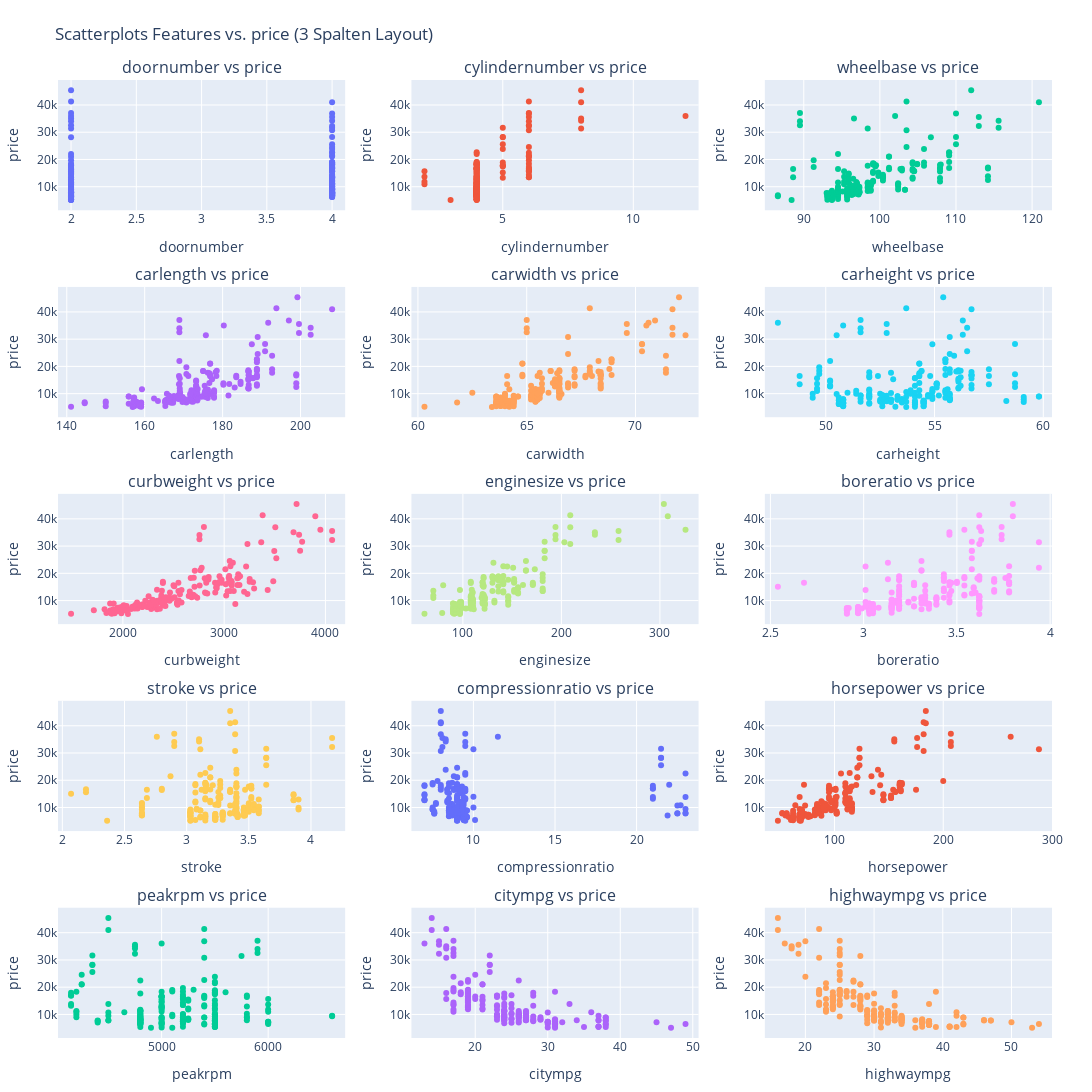

Notebook cell for this chart:
### Markdown cell above
### 2.2.1 scatter Darstellung: (Spalte Preis) nummerische Spalte

### Code cell
numerical_columns = ['doornumber','cylindernumber','wheelbase', 'carlength', 'carwidth', 'carheight', 'curbweight',
                     'enginesize', 'boreratio', 'stroke', 'compressionratio', 'horsepower',
                     'peakrpm', 'citympg', 'highwaympg']

target = 'price'
# Annahme: df ist dein DataFrame und features_for_scatter deine Liste der Features
# Beispielhafte Berechnung der Achsenbereiche, wie zuvor bestimmt (hier musst du ggf. deine realen Daten nutzen)
features_for_scatter = [f for f in numerical_columns if f != target]
print(features_for_scatter)
feature_ranges = {
    feature: (df[feature].min(), df[feature].max()) for feature in features_for_scatter
}

# Subplot-Layout mit 3 Spalten und entsprechender Zeilenanzahl
num_features = len(features_for_scatter)
num_cols = 3
num_rows = (num_features + num_cols - 1) // num_cols

fig = make_subplots(
    rows=num_rows, cols=num_cols,
    subplot_titles=[f"{feat} vs {target}" for feat in features_for_scatter],
    vertical_spacing=0.08  # Weniger Abstand zwischen den Reihen
)

#fig = make_subplots(rows=num_rows, cols=num_cols,subplot_titles=[f"{feat} vs {target}" for feat in features_for_scatter])

for i, feature in enumerate(features_for_scatter):
    row = i // num_cols + 1
    col = i % num_cols + 1
    # 5% Padding links und rechts für x-Achse
    x_min, x_max = feature_ranges[feature]
    x_range_pad = (x_max - x_min) * 0.05
    x_axis_range = [x_min - x_range_pad, x_max + x_range_pad]

    scatter = go.Scatter(x=df[feature], y=df[target], mode='markers', name=feature)
    fig.add_trace(scatter, row=row, col=col)

    # Setze die x-Achse des Subplots mit Range und angemessener Tick-Anzahl
    fig.update_xaxes(range=x_axis_range, row=row, col=col, nticks=5)

    # Label für jede Achse hinzufügen (optional)
    fig.update_xaxes(title_text=feature, row=row, col=col)
    fig.update_yaxes(title_text=target, row=row, col=col)

# Layout anpassen: Grösse, Abstand, Titel
fig.update_layout(height=300*num_rows, width=1300,  # statt 1000 jetzt 1200 für +20%
                  title_text="Scatterplots Features vs. price (3 Spalten Layout)",
                  showlegend=False,
                  margin=dict(l=40, r=40, t=80, b=40))


fig.show()

### Figure 1 — Plotly figure (JSON) as saved in the notebook; plotly's stock layout.template omitted (floating-point values rounded to 4 significant figures; data arrays with more than 128 entries replaced by an {"elided": "..."} marker saying what was removed)
{"data": [{"mode": "markers", "name": "doornumber", "type": "scatter", "x": {"elided": "205 int values"}, "xaxis": "x", "y": {"elided": "205 float values"}, "yaxis": "y"}, {"mode": "markers", "name": "cylindernumber", "type": "scatter", "x": {"elided": "205 int values"}, "xaxis": "x2", "y": {"elided": "205 float values"}, "yaxis": "y2"}, {"mode": "markers", "name": "wheelbase", "type": "scatter", "x": {"elided": "205 float values"}, "xaxis": "x3", "y": {"elided": "205 float values"}, "yaxis": "y3"}, {"mode": "markers", "name": "carlength", "type": "scatter", "x": {"elided": "205 float values"}, "xaxis": "x4", "y": {"elided": "205 float values"}, "yaxis": "y4"}, {"mode": "markers", "name": "carwidth", "type": "scatter", "x": {"elided": "205 float values"}, "xaxis": "x5", "y": {"elided": "205 float values"}, "yaxis": "y5"}, {"mode": "markers", "name": "carheight", "type": "scatter", "x": {"elided": "205 float values"}, "xaxis": "x6", "y": {"elided": "205 float values"}, "yaxis": "y6"}, {"mode": "markers", "name": "curbweight", "type": "scatter", "x": {"elided": "205 int values"}, "xaxis": "x7", "y": {"elided": "205 float values"}, "yaxis": "y7"}, {"mode": "markers", "name": "enginesize", "type": "scatter", "x": {"elided": "205 int values"}, "xaxis": "x8", "y": {"elided": "205 float values"}, "yaxis": "y8"}, {"mode": "markers", "name": "boreratio", "type": "scatter", "x": {"elided": "205 float values"}, "xaxis": "x9", "y": {"elided": "205 float values"}, "yaxis": "y9"}, {"mode": "markers", "name": "stroke", "type": "scatter", "x": {"elided": "205 float values"}, "xaxis": "x10", "y": {"elided": "205 float values"}, "yaxis": "y10"}, {"mode": "markers", "name": "compressionratio", "type": "scatter", "x": {"elided": "205 float values"}, "xaxis": "x11", "y": {"elided": "205 float values"}, "yaxis": "y11"}, {"mode": "markers", "name": "horsepower", "type": "scatter", "x": {"elided": "205 int values"}, "xaxis": "x12", "y": {"elided": "205 float values"}, "yaxis": "y12"}, {"mode": "markers", "name": "peakrpm", "type": "scatter", "x": {"elided": "205 int values"}, "xaxis": "x13", "y": {"elided": "205 float values"}, "yaxis": "y13"}, {"mode": "markers", "name": "citympg", "type": "scatter", "x": {"elided": "205 int values"}, "xaxis": "x14", "y": {"elided": "205 float values"}, "yaxis": "y14"}, {"mode": "markers", "name": "highwaympg", "type": "scatter", "x": {"elided": "205 int values"}, "xaxis": "x15", "y": {"elided": "205 float values"}, "yaxis": "y15"}], "layout": {"annotations": [{"font": {"size": 16}, "showarrow": false, "text": "doornumber vs price", "x": 0.1444, "xanchor": "center", "xref": "paper", "y": 1.0, "yanchor": "bottom", "yref": "paper"}, {"font": {"size": 16}, "showarrow": false, "text": "cylindernumber vs price", "x": 0.5, "xanchor": "center", "xref": "paper", "y": 1.0, "yanchor": "bottom", "yref": "paper"}, {"font": {"size": 16}, "showarrow": false, "text": "wheelbase vs price", "x": 0.8556, "xanchor": "center", "xref": "paper", "y": 1.0, "yanchor": "bottom", "yref": "paper"}, {"font": {"size": 16}, "showarrow": false, "text": "carlength vs price", "x": 0.1444, "xanchor": "center", "xref": "paper", "y": 0.784, "yanchor": "bottom", "yref": "paper"}, {"font": {"size": 16}, "showarrow": false, "text": "carwidth vs price", "x": 0.5, "xanchor": "center", "xref": "paper", "y": 0.784, "yanchor": "bottom", "yref": "paper"}, {"font": {"size": 16}, "showarrow": false, "text": "carheight vs price", "x": 0.8556, "xanchor": "center", "xref": "paper", "y": 0.784, "yanchor": "bottom", "yref": "paper"}, {"font": {"size": 16}, "showarrow": false, "text": "curbweight vs price", "x": 0.1444, "xanchor": "center", "xref": "paper", "y": 0.568, "yanchor": "bottom", "yref": "paper"}, {"font": {"size": 16}, "showarrow": false, "text": "enginesize vs price", "x": 0.5, "xanchor": "center", "xref": "paper", "y": 0.568, "yanchor": "bottom", "yref": "paper"}, {"font": {"size": 16}, "showarrow": false, "text": "boreratio vs price", "x": 0.8556, "xanchor": "center", "xref": "paper", "y": 0.568, "yanchor": "bottom", "yref": "paper"}, {"font": {"size": 16}, "showarrow": false, "text": "stroke vs price", "x": 0.1444, "xanchor": "center", "xref": "paper", "y": 0.352, "yanchor": "bottom", "yref": "paper"}, {"font": {"size": 16}, "showarrow": false, "text": "compressionratio vs price", "x": 0.5, "xanchor": "center", "xref": "paper", "y": 0.352, "yanchor": "bottom", "yref": "paper"}, {"font": {"size": 16}, "showarrow": false, "text": "horsepower vs price", "x": 0.8556, "xanchor": "center", "xref": "paper", "y": 0.352, "yanchor": "bottom", "yref": "paper"}, {"font": {"size": 16}, "showarrow": false, "text": "peakrpm vs price", "x": 0.1444, "xanchor": "center", "xref": "paper", "y": 0.136, "yanchor": "bottom", "yref": "paper"}, {"font": {"size": 16}, "showarrow": false, "text": "citympg vs price", "x": 0.5, "xanchor": "center", "xref": "paper", "y": 0.136, "yanchor": "bottom", "yref": "paper"}, {"font": {"size": 16}, "showarrow": false, "text": "highwaympg vs price", "x": 0.8556, "xanchor": "center", "xref": "paper", "y": 0.136, "yanchor": "bottom", "yref": "paper"}], "height": 1500, "margin": {"b": 40, "l": 40, "r": 40, "t": 80}, "showlegend": false, "title": {"text": "Scatterplots Features vs. price (3 Spalten Layout)"}, "width": 1300, "xaxis": {"anchor": "y", "domain": [0, 0.2889], "nticks": 5, "range": [1.9, 4.1], "title": {"text": "doornumber"}}, "xaxis10": {"anchor": "y10", "domain": [0, 0.2889], "nticks": 5, "range": [1.965, 4.275], "title": {"text": "stroke"}}, "xaxis11": {"anchor": "y11", "domain": [0.3556, 0.6444], "nticks": 5, "range": [6.2, 23.8], "title": {"text": "compressionratio"}}, "xaxis12": {"anchor": "y12", "domain": [0.7111, 1], "nticks": 5, "range": [36, 300], "title": {"text": "horsepower"}}, "xaxis13": {"anchor": "y13", "domain": [0, 0.2889], "nticks": 5, "range": [4028.0, 6722.0], "title": {"text": "peakrpm"}}, "xaxis14": {"anchor": "y14", "domain": [0.3556, 0.6444], "nticks": 5, "range": [11.2, 50.8], "title": {"text": "citympg"}}, "xaxis15": {"anchor": "y15", "domain": [0.7111, 1], "nticks": 5, "range": [14.1, 55.9], "title": {"text": "highwaympg"}}, "xaxis2": {"anchor": "y2", "domain": [0.3556, 0.6444], "nticks": 5, "range": [1.5, 12.5], "title": {"text": "cylindernumber"}}, "xaxis3": {"anchor": "y3", "domain": [0.7111, 1], "nticks": 5, "range": [84.88, 122.6], "title": {"text": "wheelbase"}}, "xaxis4": {"anchor": "y4", "domain": [0, 0.2889], "nticks": 5, "range": [137.8, 211.4], "title": {"text": "carlength"}}, "xaxis5": {"anchor": "y5", "domain": [0.3556, 0.6444], "nticks": 5, "range": [59.7, 72.9], "title": {"text": "carwidth"}}, "xaxis6": {"anchor": "y6", "domain": [0.7111, 1], "nticks": 5, "range": [47.2, 60.4], "title": {"text": "carheight"}}, "xaxis7": {"anchor": "y7", "domain": [0, 0.2889], "nticks": 5, "range": [1359.0, 4195.0], "title": {"text": "curbweight"}}, "xaxis8": {"anchor": "y8", "domain": [0.3556, 0.6444], "nticks": 5, "range": [47.75, 339.2], "title": {"text": "enginesize"}}, "xaxis9": {"anchor": "y9", "domain": [0.7111, 1], "nticks": 5, "range": [2.47, 4.01], "title": {"text": "boreratio"}}, "yaxis": {"anchor": "x", "domain": [0.864, 1.0], "title": {"text": "price"}}, "yaxis10": {"anchor": "x10", "domain": [0.216, 0.352], "title": {"text": "price"}}, "yaxis11": {"anchor": "x11", "domain": [0.216, 0.352], "title": {"text": "price"}}, "yaxis12": {"anchor": "x12", "domain": [0.216, 0.352], "title": {"text": "price"}}, "yaxis13": {"anchor": "x13", "domain": [0, 0.136], "title": {"text": "price"}}, "yaxis14": {"anchor": "x14", "domain": [0, 0.136], "title": {"text": "price"}}, "yaxis15": {"anchor": "x15", "domain": [0, 0.136], "title": {"text": "price"}}, "yaxis2": {"anchor": "x2", "domain": [0.864, 1.0], "title": {"text": "price"}}, "yaxis3": {"anchor": "x3", "domain": [0.864, 1.0], "title": {"text": "price"}}, "yaxis4": {"anchor": "x4", "domain": [0.648, 0.784], "title": {"text": "price"}}, "yaxis5": {"anchor": "x5", "domain": [0.648, 0.784], "title": {"text": "price"}}, "yaxis6": {"anchor": "x6", "domain": [0.648, 0.784], "title": {"text": "price"}}, "yaxis7": {"anchor": "x7", "domain": [0.432, 0.568], "title": {"text": "price"}}, "yaxis8": {"anchor": "x8", "domain": [0.432, 0.568], "title": {"text": "price"}}, "yaxis9": {"anchor": "x9", "domain": [0.432, 0.568], "title": {"text": "price"}}}}
